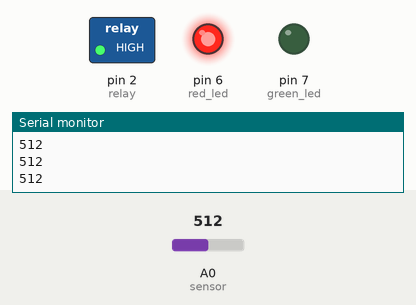
Recording of a sketch running on a simulated Arduino Uno, built with avr-gcc and run on an emulated ATmega328P. On the bench: switched loads named in the sketch (green lamp = pin HIGH), output pins drawn as LEDs (lit = HIGH), the last lines printed to the serial monitor. Inputs (shaded band) come from the test bench; at power-on: A0 (sensor) = 512.

Above: at 1.2 s.
1.3 s: A0 (sensor) set to 589
2.8 s: A0 (sensor) set to 613
At 3.5 s:
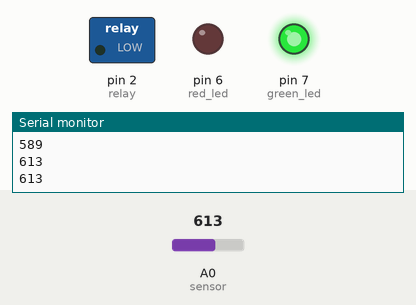
4.5 s: A0 (sensor) set to 590
At 5.7 s:
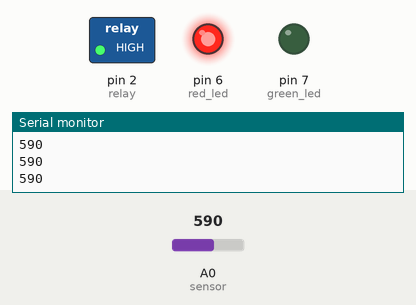
6.0 s: A0 (sensor) set to 610
At 7.1 s:
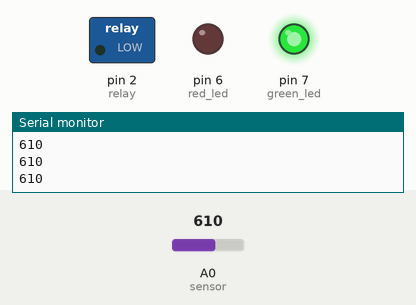
Timing chart, 0 to 8.5 s (numbered marks = the images above; inputs shaded):
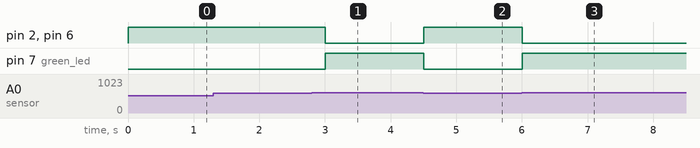

The sketch:

Code.ino
```cpp
/*This code shows how to make an automatic plant watering system using Arduino
*
* Components
* ----------
* Arduino uno, soil moisture sensor, submersible pum, breadboard, relay, RGB led,2 220 ohm resistors, 4 AA cells,9 Volt battery and some jumper cables
*
* This sketch is created by Anuj Karnik.
**********************************************************************************************************************************************/


int sensor = A0;
int relay = 2;

int red_led = 6;
int green_led = 7;

void setup() {

  pinMode(sensor, INPUT);
  pinMode(relay, OUTPUT);
  pinMode(green_led, OUTPUT);
  pinMode(red_led, OUTPUT);

  Serial.begin(9600);

}

void  loop() {


  int sensor_value = analogRead(sensor);
  Serial.println(sensor_value);

  if (sensor_value < 600) {
    digitalWrite(red_led, HIGH);
    digitalWrite(green_led, LOW);
    digitalWrite(relay, HIGH);
    }


  else{
    digitalWrite(green_led, HIGH);
    digitalWrite(red_led, LOW);
    digitalWrite(relay, LOW);
  }

  delay(250);
}
```

Measured:
- the behaviour switches between 599 and 600 on A0 (sensor) (found by bisection; images 0 and 1)
- after the input at 2.8 s, pin 2 (relay), pin 6 (red_led): HIGH → LOW after 0.20 s; pin 7 (green_led): LOW → HIGH after 0.20 s
- after the input at 4.5 s, pin 2 (relay), pin 6 (red_led): LOW → HIGH at once; pin 7 (green_led): HIGH → LOW at once
- after the input at 6.0 s, pin 2 (relay), pin 6 (red_led): HIGH → LOW at once; pin 7 (green_led): LOW → HIGH at once
